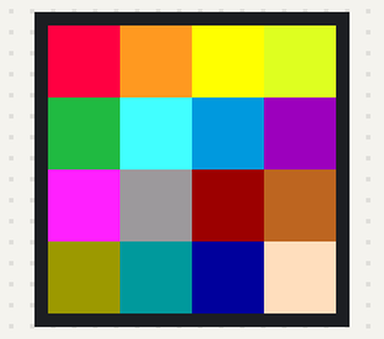
Recording of a sketch running on a simulated Arduino Uno, built with avr-gcc and run on an emulated ATmega328P. Shown: 32×32 colour display. What the sketch prints to the serial monitor is not drawn.

Above: at 0.1 s.

The sketch:

video_screen_-_1.ino
```cpp
#include <RGBmatrixPanel.h>

// Most of the signal pins are configurable, but the CLK pin has some
// special constraints.  On 8-bit AVR boards it must be on PORTB...
// Pin 8 works on the Arduino Uno & compatibles (e.g. Adafruit Metro),
// Pin 11 works on the Arduino Mega.  On 32-bit SAMD boards it must be
// on the same PORT as the RGB data pins (D2-D7)...
// Pin 8 works on the Adafruit Metro M0 or Arduino Zero,
// Pin A4 works on the Adafruit Metro M4 (if using the Adafruit RGB
// Matrix Shield, cut trace between CLK pads and run a wire to A4).

#define CLK  8   // USE THIS ON ARDUINO UNO, ADAFRUIT METRO M0, etc.
//#define CLK A4 // USE THIS ON METRO M4 (not M0)
//#define CLK 11 // USE THIS ON ARDUINO MEGA
#define OE   9
#define LAT 10
#define A   A0
#define B   A1
#define C   A2
#define D   A3

#define GAME_STATE_MAIN (0)

int game_state = GAME_STATE_MAIN;

#define NUM_CELLS (16)
#define CELL_SIZE (8)

#define CELL_R (0)
#define CELL_G (1)
#define CELL_B (2)
#define CELL_STARTING_R (3)
#define CELL_STARTING_G (4)
#define CELL_STARTING_B (5)
#define CELL_INFO_LAST (6)

byte main_screen_cell_positions[NUM_CELLS][2] = { {0,0},{8,0},{16,0},{24,0}, {0,8},{8,8},{16,8},{24,8}, {0,16},{8,16},{16,16},{24,16}, {0,24},{8,24},{16,24},{24,24} };
byte main_screen_state[NUM_CELLS][CELL_INFO_LAST];

RGBmatrixPanel matrix(A, B, C, D, CLK, LAT, OE, false);

void setup() {

  for (int i = 0; i != NUM_CELLS; i++) {
    main_screen_state[i][CELL_R] = 0;
    main_screen_state[i][CELL_G] = 0;
    main_screen_state[i][CELL_B] = 0;
  }
  main_screen_state[0][CELL_STARTING_R]  = 7; main_screen_state[0][CELL_STARTING_G]  = 0; main_screen_state[0][CELL_STARTING_B]  = 2;
  main_screen_state[1][CELL_STARTING_R]  = 7; main_screen_state[1][CELL_STARTING_G]  = 4; main_screen_state[1][CELL_STARTING_B]  = 1;
  main_screen_state[2][CELL_STARTING_R]  = 7; main_screen_state[2][CELL_STARTING_G]  = 7; main_screen_state[2][CELL_STARTING_B]  = 0;
  main_screen_state[3][CELL_STARTING_R]  = 6; main_screen_state[3][CELL_STARTING_G]  = 7; main_screen_state[3][CELL_STARTING_B]  = 1;
  main_screen_state[4][CELL_STARTING_R]  = 1; main_screen_state[4][CELL_STARTING_G]  = 5; main_screen_state[4][CELL_STARTING_B]  = 2;
  main_screen_state[5][CELL_STARTING_R]  = 2; main_screen_state[5][CELL_STARTING_G]  = 7; main_screen_state[5][CELL_STARTING_B]  = 7;
  main_screen_state[6][CELL_STARTING_R]  = 0; main_screen_state[6][CELL_STARTING_G]  = 4; main_screen_state[6][CELL_STARTING_B]  = 6;
  main_screen_state[7][CELL_STARTING_R]  = 4; main_screen_state[7][CELL_STARTING_G]  = 0; main_screen_state[7][CELL_STARTING_B]  = 5;
  main_screen_state[8][CELL_STARTING_R]  = 7; main_screen_state[8][CELL_STARTING_G]  = 1; main_screen_state[8][CELL_STARTING_B]  = 7;
  main_screen_state[9][CELL_STARTING_R]  = 4; main_screen_state[9][CELL_STARTING_G]  = 4; main_screen_state[9][CELL_STARTING_B]  = 4;
  main_screen_state[10][CELL_STARTING_R] = 4; main_screen_state[10][CELL_STARTING_G] = 0; main_screen_state[10][CELL_STARTING_B] = 0;
  main_screen_state[11][CELL_STARTING_R] = 5; main_screen_state[11][CELL_STARTING_G] = 3; main_screen_state[11][CELL_STARTING_B] = 1;
  main_screen_state[12][CELL_STARTING_R] = 4; main_screen_state[12][CELL_STARTING_G] = 4; main_screen_state[12][CELL_STARTING_B] = 0;
  main_screen_state[13][CELL_STARTING_R] = 0; main_screen_state[13][CELL_STARTING_G] = 4; main_screen_state[13][CELL_STARTING_B] = 4;
  main_screen_state[14][CELL_STARTING_R] = 0; main_screen_state[14][CELL_STARTING_G] = 0; main_screen_state[14][CELL_STARTING_B] = 4;
  main_screen_state[15][CELL_STARTING_R] = 7; main_screen_state[15][CELL_STARTING_G] = 6; main_screen_state[15][CELL_STARTING_B] = 5;

  Serial.begin(9600);
  matrix.begin();
  Serial.println("Setup finished");
}

void loop() {
  for (int i = 0; i != NUM_CELLS; i++) {
    matrix.fillRect(
      main_screen_cell_positions[i][0],
      main_screen_cell_positions[i][1],
      CELL_SIZE,
      CELL_SIZE,
      matrix.Color333(
        main_screen_state[i][CELL_STARTING_R],
        main_screen_state[i][CELL_STARTING_G],
        main_screen_state[i][CELL_STARTING_B]
      )
    );
  }
}

void serialEvent() {

}
```
